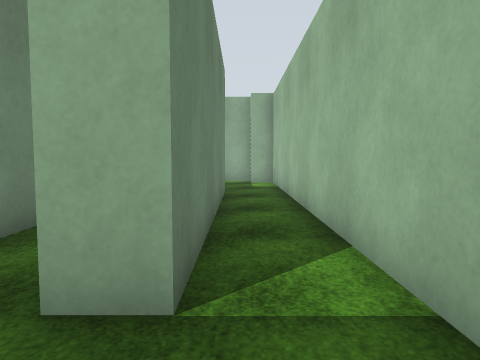
view 1 (above)

23 first-person views from a walk through a robot-simulator world made for Gazebo. The camera is 1.2 m above the floor, tilts 4° down and sees 70° across. The floor is counted in squares, 1 m on a side. Each view is taken from the middle of a square. On the plan, view 1 faces up. The plan holds only what a view shows up to about 14 squares ahead; the rest is blank. The robots in the file are not drawn. Simple patterns stand in for the simulator's built-in surfaces.

view 2
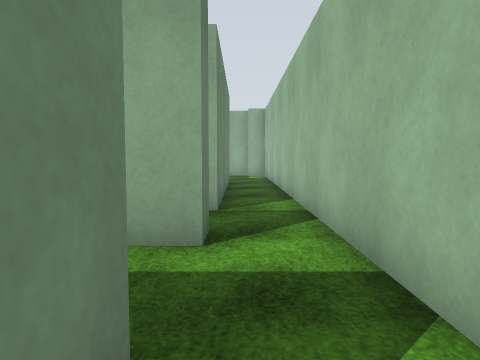

view 3
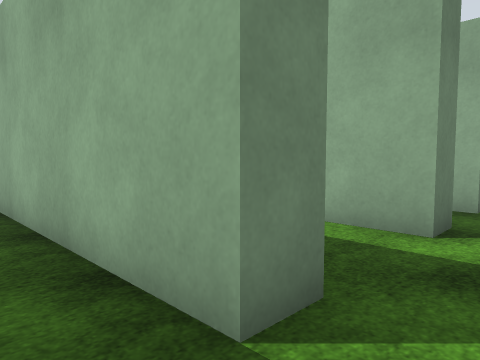

view 4
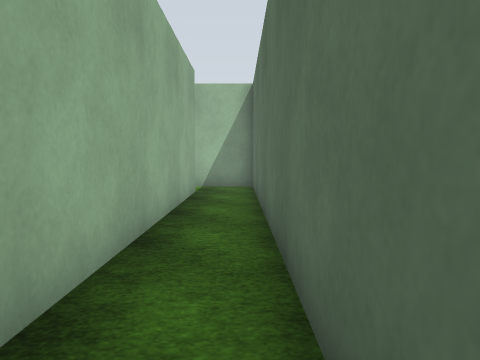

view 5
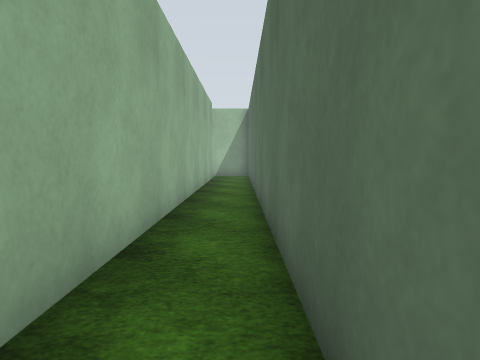

view 6
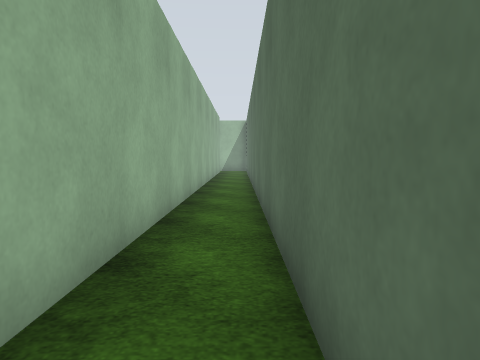

view 7
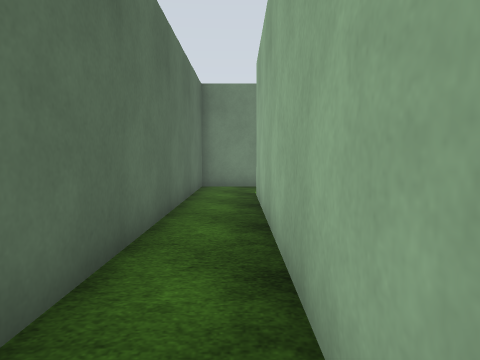

view 8
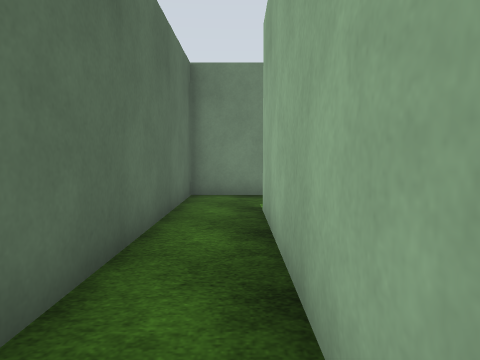

view 9
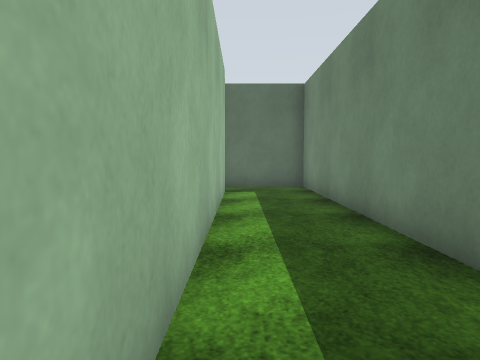

view 10
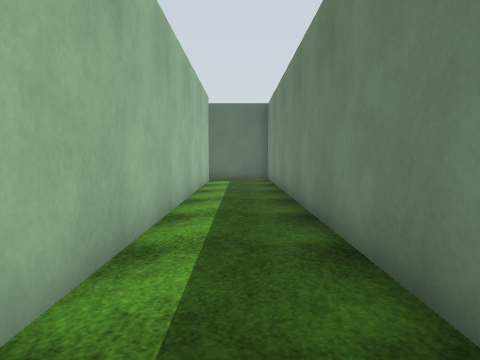

view 11
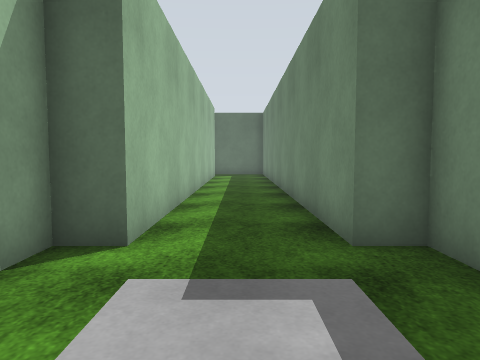

view 12
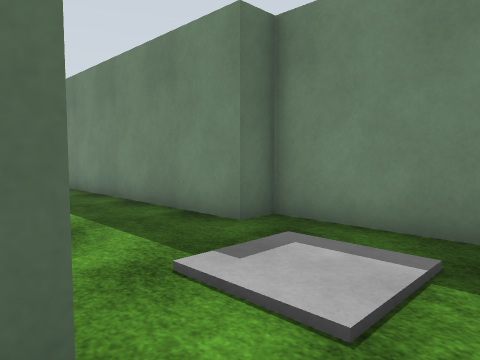

view 13
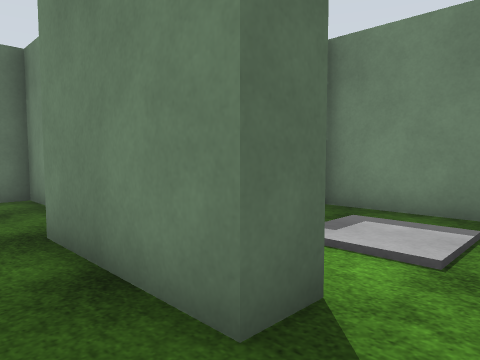

view 14
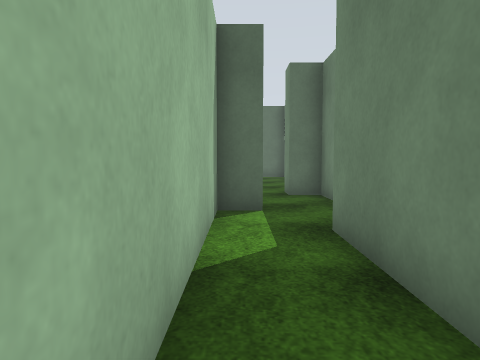

view 15
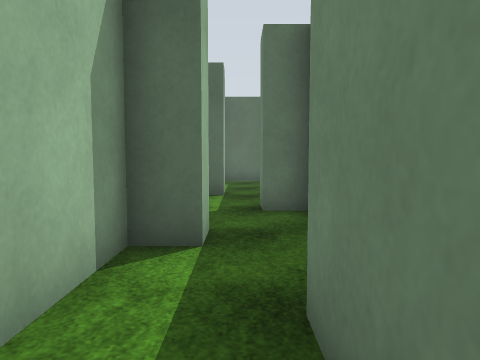

view 16
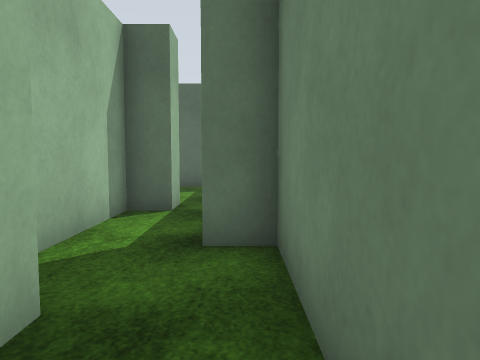

view 17
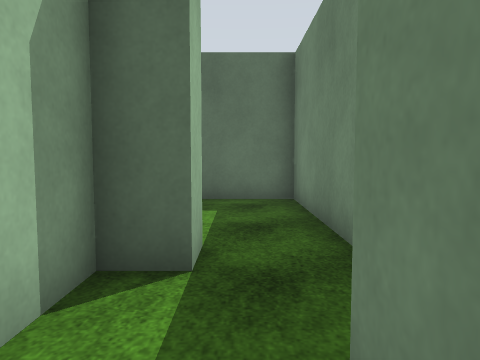

view 18
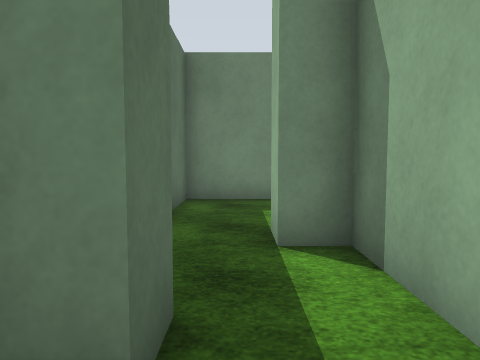

view 19
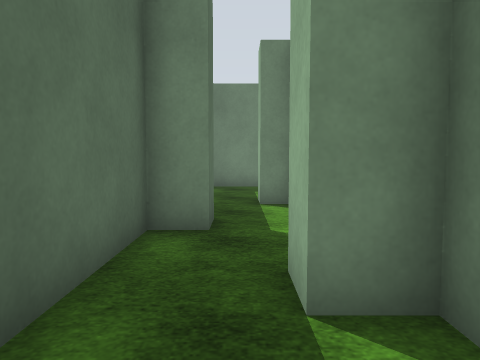

view 20
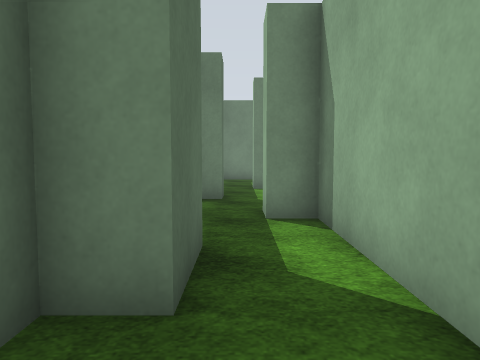

view 21
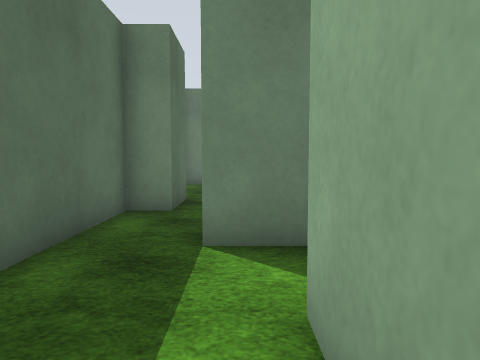

view 22
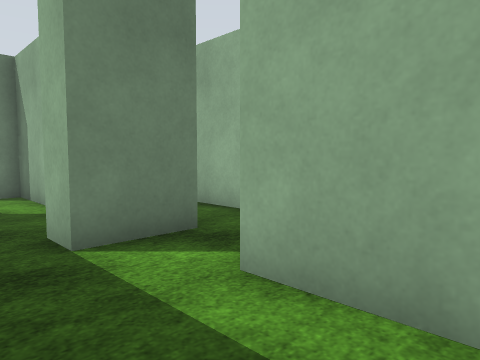

view 23
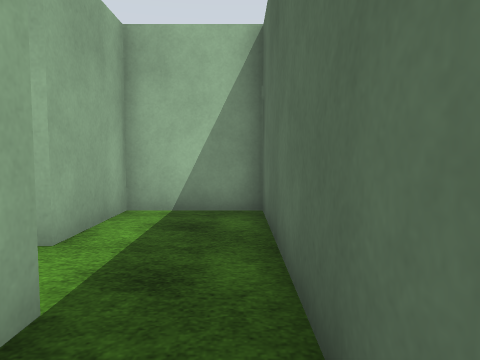

### Floor plan
Points are (right, up) in squares from view 1. A wall is a line through its corners. A room is listed if a view was taken in it or the views show most of it. See-through windows are left out.
Room 1 (view 1)
walls: (-0.5, -3.4) (-0.5, -4.5); (-0.5, 0.6) (-0.5, -0.5) (-2.4, -0.5); (1.5, -4.5) (1.5, 0.5)
ways out: opening at (0.5, -4) to room 2; opening at (0.5, 0)
Room 2 (views 2, 3, 4, 5, 6, 7, 8, 9, 10, 11)
walls: (-29.5, -4) (-29.5, 11.5) (-28.5, 11.5) (-28.5, 12.5); (-33.5, 15.1) (-33.5, 11.5) (-32.5, 11.5) (-32.5, -6.5) (1.1, -6.5); (-0.5, -4.5) (-29.5, -4.5); (1.5, -6.5) (1.5, -4.5)
ways out: opening at (0.5, -4) to room 1; opening at (-28, 15.5) to room 3
Room 3 (views 12, 13, 14, 15, 16, 17, 18, 19, 20, 21, 22, 23)
walls: (-21, -0.5) (-23.5, -0.5) (-23.5, -1.5) (-24.5, -1.5); (-21.5, -2.5) (-20.5, -2.5) (-20.5, -3.5) (-17, -3.5); (-15.5, -2.5) (-13.5, -2.5) (-13.5, -3.5) (-5.5, -3.5) (-5.5, -0.5) (-8.5, -0.5); (-26.5, 1.5) (-26.5, 2.5) (-25.5, 2.5) (-25.5, 5.9); (-28.5, 1.6) (-28.5, -3.5) (-25.6, -3.5); (-13, -0.5) (-17.5, -0.5) (-17.5, -1.5) (-18.5, -1.5); (-26.5, 7.5) (-26.5, 8.5) (-25.5, 8.5) (-25.5, 15.4); (-10.5, -0.6) (-10.5, -1.5) (-11.5, -1.5); (-28.5, 9.4) (-28.5, 5.5) (-27.5, 5.5) (-27.5, 4.5); (-28.6, 14.5) (-27.5, 14.5) (-27.5, 10.5)
ways out: opening at (-28, 15.5) to room 2; opening at (-9.5, 0)

Where each view was taken, in squares from view 1:
view 1: 0 up, 0 right, facing up
view 2: 5 down, 0 right, facing up
view 3: 6 down, 1 right, facing up-left
view 4: 6 down, 12 left, facing right
view 5: 6 down, 19 left, facing right
view 6: 6 down, 26 left, facing right
view 7: 5 down, 19 left, facing left
view 8: 5 down, 22 left, facing left
view 9: 7 up, 30 left, facing down
view 10: 12 up, 31 left, facing down
view 11: 16 up, 31 left, facing down
view 12: 16 up, 28 left, facing down-left
view 13: 16 up, 26 left, facing down-left
view 14: 16 up, 26 left, facing down
view 15: 13 up, 27 left, facing down
view 16: 10 up, 28 left, facing down
view 17: 6 up, 27 left, facing down
view 18: 2 down, 19 left, facing left
view 19: 2 down, 15 left, facing left
view 20: 2 down, 11 left, facing left
view 21: 1 down, 6 left, facing left
view 22: 3 down, 6 left, facing up-left
view 23: 3 down, 13 left, facing right
